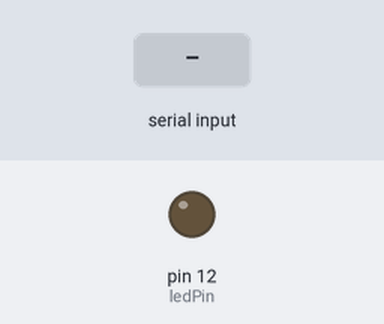
Simulated run of this sketch. Board: Arduino Uno, built with avr-gcc and run on an emulated ATmega328P. On the bench: output pins drawn as LEDs (lit = HIGH). Dashed ring = blinking. The inputs (shaded band) are chosen by the test bench. What the sketch prints to the serial monitor is not drawn.

Above: at 1.2 s.
1.3 s: "90,45\n" received over Serial
At 1.7 s:
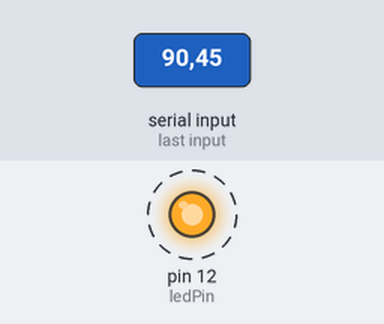
Timing chart, 0 to 10.3 s (numbered marks = the images above; inputs shaded):
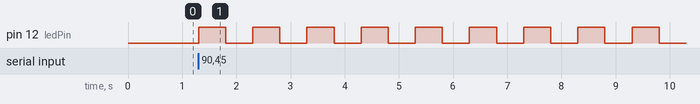

Measured:
- after the input at 1.3 s, pin 12 (ledPin): alternates HIGH for 0.50 s and LOW for 0.50 s, starting at once

The sketch:

arduino_tutorial_18.ino
```cpp
/*
 * Tutorial 18 Reading numbers form the serial monitor
 * https://youtu.be/7aP5KL5clWA
 * Part 1 (ints)
 */

const int baudRate = 9600;
const int bt = 500; // blinktime
const int ledPin = 12;
const String msg = "How many blinks would you like?";
int readNumber = 0;
int j = 0; // counter

void setup() {  // put your setup code here, to run once:
  Serial.begin(9600);
  pinMode(ledPin, OUTPUT);
}

void loop() {
  // put your main code here, to run repeatedly:
  Serial.println(msg);
  while (Serial.available() == 0) {
    // Do nothing until input is given
  }
  readNumber = Serial.parseInt();
  for(j = 1; j <= readNumber; j++) {
    digitalWrite(ledPin, HIGH);
    delay(bt);
    digitalWrite(ledPin, LOW);
    delay(bt);
  }
}
```
